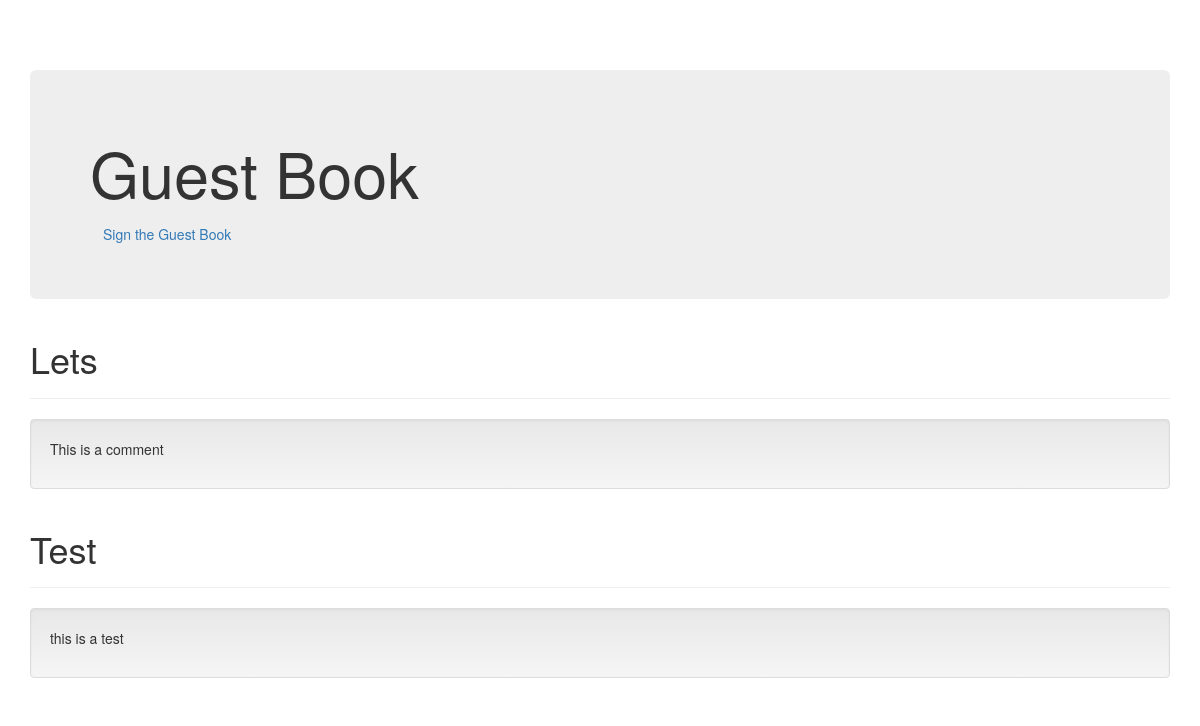
/guestbook/, run on an earlier commit of the app's database.
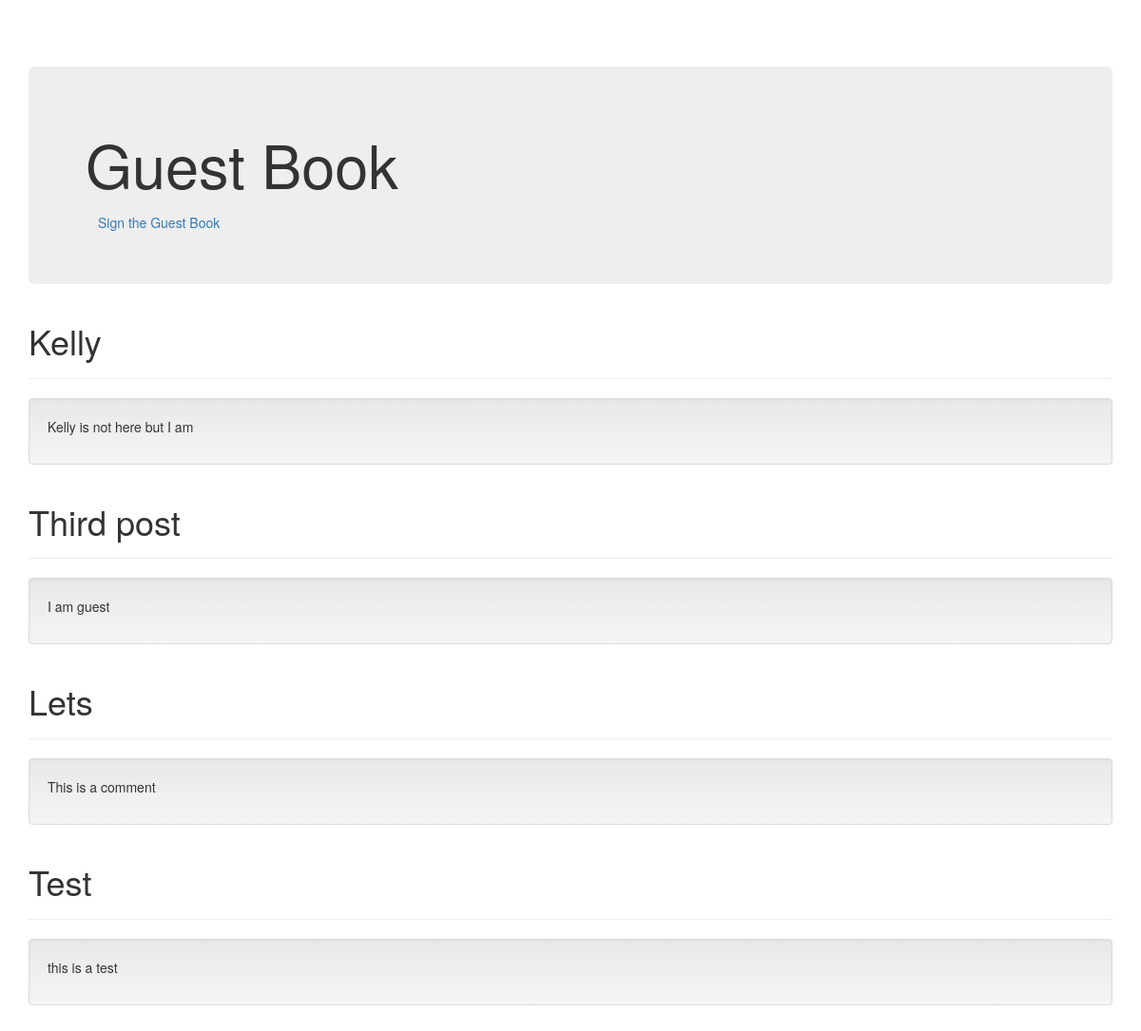
And on a later commit of the database.
### guestbook/models.py (models this page shows, shortened)
class Comment(models.Model):
    name = models.CharField(max_length=20)
    comment = models.TextField()
    date_added = models.DateTimeField(default=timezone.now)

### guestbook/views.py (the view)
# urls.py: path('', views.index, name='index'),
def index(request):
    comments = Comment.objects.order_by('-date_added')
    context = {'comments': comments}
    return render(request, 'guestbook/index.html', context)

### guestbook/templates/guestbook/index.html (shortened to what this page needs)
{% load static %}
<!DOCTYPE html>
<html lang="en">
  <head>
    <link href="{% static 'guestbook/bootstrap.min.css' %}" rel="stylesheet">
    <link href="{% static 'guestbook/bootstrap-theme.min.css' %}" rel="stylesheet">
    <link href="{% static 'guestbook/theme.css' %}" rel="stylesheet">
  </head>
  <body>
    <div class="container theme-showcase" role="main">
      <div class="jumbotron">
        <h1>Guest Book</h1>
        <a type="button" class="btn btn-link" href="{% url 'sign' %}">Sign the Guest Book</a>
      </div>
      {% for c in comments %}
      <div class="page-header">
        <h1>{{ c.name }}</h1>
      </div>
      <div class="well">
        <p>{{ c.comment }}</p>
      </div>
      {% endfor %}
    </div>
  </body>
</html>

### guestbook/static/guestbook/theme.css (style rules this page uses)
body { padding-top: 70px; padding-bottom: 30px; }

What changed in the data, as far as the page shows it:
added Comment: name "Kelly", comment "Kelly is not here but I am"
added Comment: name "Third post", comment "I am guest"
